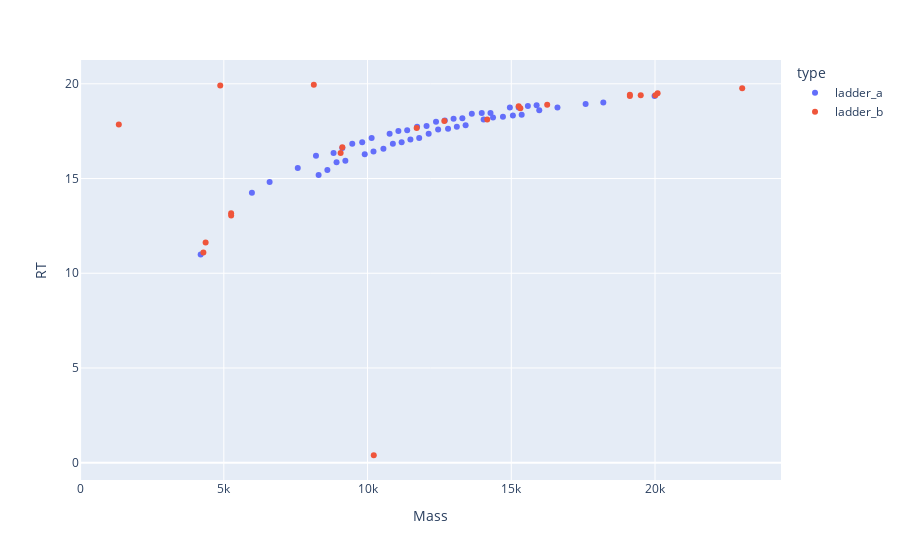

The notebook cell this image was saved under:
### Code cell
# plotly_zones(dfs_160[0], dfs_274[0])
plotly_zones(dfs_160[0], dfs[0])
# df_sample = df1
# df_top = df_sample[df_sample.Mass>24000]
# plotly_zone(df_top, y='Vol')

### Figure 1 — Plotly figure (JSON) as saved in the notebook; plotly's stock layout.template omitted (floating-point values rounded to 4 significant figures)
{"data": [{"hovertemplate": "type=ladder_a<br>Mass=%{x}<br>RT=%{y}<extra></extra>", "legendgroup": "ladder_a", "marker": {"color": "#636efa", "symbol": "circle"}, "mode": "markers", "name": "ladder_a", "orientation": "v", "showlegend": true, "type": "scatter", "x": [14040.0, 10770.0, 15260.0, 10880.0, 8297.0, 4194.0, 9813.0, 9468.0, 8602.0, 12990.0, 11490.0, 7572.0, 15360.0, 13410.0, 10550.0, 15880.0, 12450.0, 12380.0, 14280.0, 8205.0, 9122.0, 12130.0, 17590.0, 9227.0, 10210.0, 15970.0, 12050.0, 16610.0, 13110.0, 11070.0, 14360.0, 8817.0, 15060.0, 8921.0, 11800.0, 11190.0, 5977.0, 15580.0, 13970.0, 6593.0, 12690.0, 9901.0, 14950.0, 11380.0, 11720.0, 12800.0, 19980.0, 10140.0, 13300.0, 13630.0, 18200.0, 14710.0], "xaxis": "x", "y": [18.11, 17.36, 18.75, 16.84, 15.19, 10.98, 16.91, 16.84, 15.45, 18.15, 17.07, 15.56, 18.37, 17.81, 16.57, 18.87, 17.58, 18.0, 18.46, 16.2, 16.62, 17.36, 18.93, 15.94, 16.43, 18.61, 17.78, 18.75, 17.74, 17.51, 18.22, 16.35, 18.33, 15.86, 17.14, 16.91, 14.25, 18.82, 18.46, 14.82, 18.07, 16.28, 18.75, 17.55, 17.74, 17.63, 19.35, 17.14, 18.19, 18.41, 19.01, 18.26], "yaxis": "y"}, {"hovertemplate": "type=ladder_b<br>Mass=%{x}<br>RT=%{y}<extra></extra>", "legendgroup": "ladder_b", "marker": {"color": "#EF553B", "symbol": "circle"}, "mode": "markers", "name": "ladder_b", "orientation": "v", "showlegend": true, "type": "scatter", "x": [15320.0, 1346.0, 19120.0, 12670.0, 15260.0, 23030.0, 4288.0, 5254.0, 9122.0, 16250.0, 20090.0, 4876.0, 11710.0, 5255.0, 19130.0, 9063.0, 20010.0, 14160.0, 19500.0, 8130.0, 10220.0, 4366.0], "xaxis": "x", "y": [18.72, 17.85, 19.35, 18.04, 18.81, 19.76, 11.1, 13.17, 16.65, 18.9, 19.5, 19.91, 17.67, 13.05, 19.42, 16.35, 19.39, 18.11, 19.39, 19.95, 0.3943, 11.63], "yaxis": "y"}], "layout": {"legend": {"title": {"text": "type"}, "tracegroupgap": 0}, "margin": {"t": 60}, "xaxis": {"anchor": "y", "domain": [0, 1], "title": {"text": "Mass"}}, "yaxis": {"anchor": "x", "domain": [0, 1], "title": {"text": "RT"}}}}
